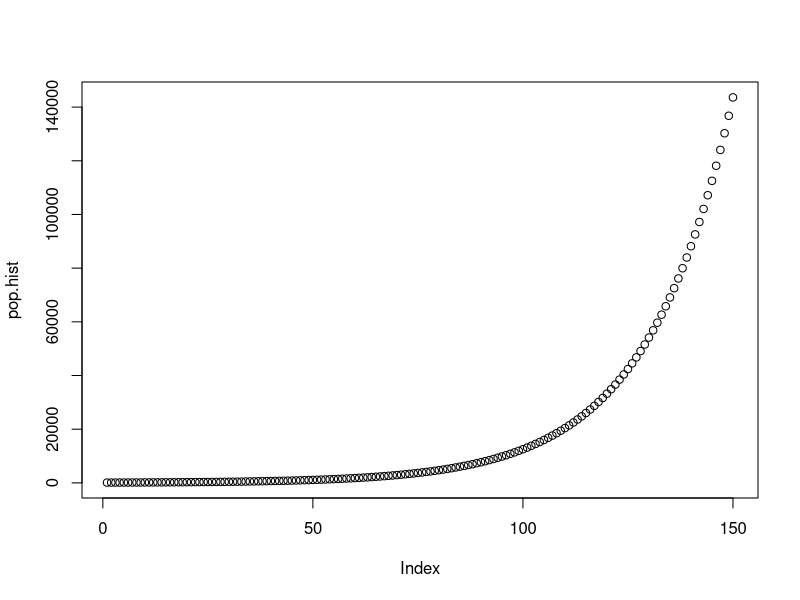

Recreate this plot in R.
pop <-100
pop.hist <-c()
r<-0.05
for (i in 1:150)	{
	pop.hist[i]<-pop
	delta.pop<-r*pop
	pop<-pop+delta.pop
}
plot(pop.hist)
